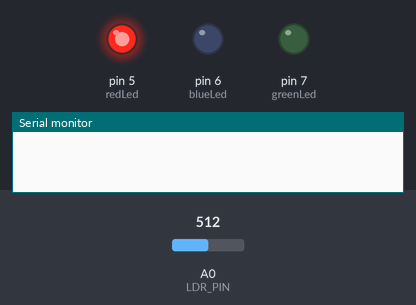
A sketch run on a simulated Arduino Uno, built with avr-gcc and run on an emulated ATmega328P. Shown: output pins drawn as LEDs (lit = HIGH), the last lines printed to the serial monitor. The test bench sets the inputs (shaded band); at power-on: A0 (LDR_PIN) = 512.

Above: at 0.02 s.
At 1.48 s:
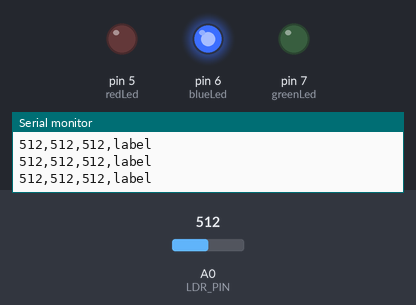
At 2.94 s:
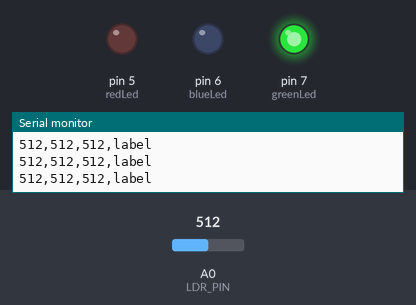
Timing chart, 0 to 3.2 s (numbered marks = the images above):
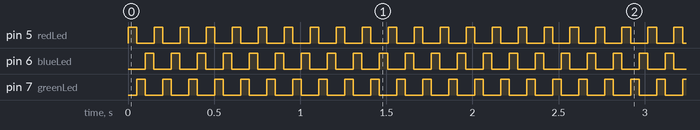

Measured:
- by itself, pin 5 (redLed), pin 6 (blueLed), pin 7 (greenLed): alternates HIGH for 0.05 s and LOW for 0.10 s

The sketch:

2_collect_ldr_response.ino
```cpp
#include <Arduino.h>

#define     greenLed     7
#define     redLed       5
#define     blueLed      6
#define     LDR_PIN      A0

// Array to hold the color response for the LDR
volatile uint16_t color_resp[3] = {0,0,0};

void printLDR_response();
void capture_color_response();

void setup()
{
    // Set the 3 leds as OUTPUT
    pinMode(redLed,OUTPUT);
    pinMode(greenLed,OUTPUT);
    pinMode(blueLed,OUTPUT);

    Serial.begin(115200);
}

void loop()
{
    capture_color_response();
    printLDR_response();
    Serial.println("label");

}

void capture_color_response(){

    digitalWrite(redLed,HIGH);
    delay(50);
    color_resp[0] = analogRead(LDR_PIN);
    digitalWrite(redLed,LOW);

    digitalWrite(greenLed,HIGH);
    delay(50);
    color_resp[1] = analogRead(LDR_PIN);
    digitalWrite(greenLed,LOW);

    digitalWrite(blueLed,HIGH);
    delay(50);
    color_resp[2] = analogRead(LDR_PIN);
    digitalWrite(blueLed,LOW);

}

void printLDR_response(){
    Serial.print(color_resp[0]);
    Serial.print(",");
    Serial.print(color_resp[1]);
    Serial.print(",");
    Serial.print(color_resp[2]);
    Serial.print(",");

}
```
